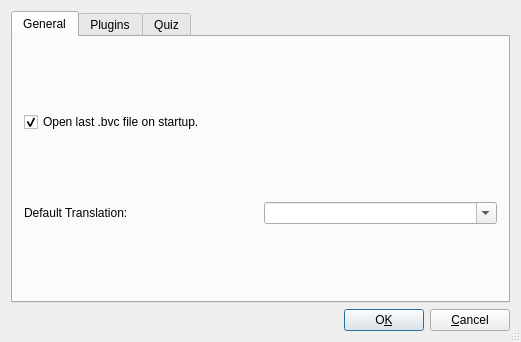
<?xml version="1.0" encoding="UTF-8"?>
<ui version="4.0">
 <class>PreferencesUI</class>
 <widget class="QDialog" name="PreferencesUI">
  <property name="geometry">
   <rect>
    <x>0</x>
    <y>0</y>
    <width>521</width>
    <height>342</height>
   </rect>
  </property>
  <property name="windowTitle">
   <string>BibleMemorizer Preferences</string>
  </property>
  <property name="sizeGripEnabled">
   <bool>true</bool>
  </property>
  <layout class="QVBoxLayout">
   <item>
    <widget class="QTabWidget" name="mTabWidget">
     <widget class="QWidget" name="mGeneralTab">
      <attribute name="title">
       <string>General</string>
      </attribute>
      <layout class="QVBoxLayout">
       <item>
        <widget class="QCheckBox" name="mUseLastCheckBox">
         <property name="text">
          <string>Open last .bvc file on startup.</string>
         </property>
         <property name="checked">
          <bool>true</bool>
         </property>
        </widget>
       </item>
       <item>
        <layout class="QHBoxLayout">
         <item>
          <widget class="QLabel" name="mDefaultTranslationLabel">
           <property name="text">
            <string>Default Translation:</string>
           </property>
           <property name="wordWrap">
            <bool>false</bool>
           </property>
          </widget>
         </item>
         <item>
          <widget class="QComboBox" name="mDefaultTranslationComboBox">
           <property name="editable">
            <bool>true</bool>
           </property>
          </widget>
         </item>
        </layout>
       </item>
      </layout>
     </widget>
     <widget class="QWidget" name="mPluginTab">
      <attribute name="title">
       <string>Plugins</string>
      </attribute>
      <layout class="QVBoxLayout">
       <item>
        <widget class="QLabel" name="mLeadLabel">
         <property name="text">
          <string>Please select a plugin:</string>
         </property>
         <property name="wordWrap">
          <bool>false</bool>
         </property>
        </widget>
       </item>
       <item>
        <widget class="QListWidget" name="mPluginListBox">
         <item>
          <property name="text">
           <string>Nuevo elemento</string>
          </property>
         </item>
        </widget>
       </item>
       <item>
        <layout class="QHBoxLayout">
         <item>
          <widget class="QPushButton" name="mInfoButton">
           <property name="text">
            <string>&amp;Info...</string>
           </property>
           <property name="shortcut">
            <string>Alt+I</string>
           </property>
           <property name="autoDefault">
            <bool>true</bool>
           </property>
          </widget>
         </item>
         <item>
          <widget class="QPushButton" name="mDirButton">
           <property name="text">
            <string>C&amp;hange Directory...</string>
           </property>
           <property name="shortcut">
            <string>Alt+H</string>
           </property>
          </widget>
         </item>
         <item>
          <spacer name="spacer2">
           <property name="orientation">
            <enum>Qt::Horizontal</enum>
           </property>
           <property name="sizeType">
            <enum>QSizePolicy::Expanding</enum>
           </property>
           <property name="sizeHint" stdset="0">
            <size>
             <width>160</width>
             <height>31</height>
            </size>
           </property>
          </spacer>
         </item>
        </layout>
       </item>
      </layout>
     </widget>
     <widget class="QWidget" name="mQuizTab">
      <attribute name="title">
       <string>Quiz</string>
      </attribute>
      <layout class="QVBoxLayout">
       <item>
        <widget class="QLabel" name="mQuizLeadLabel">
         <property name="sizePolicy">
          <sizepolicy hsizetype="Preferred" vsizetype="Maximum">
           <horstretch>0</horstretch>
           <verstretch>0</verstretch>
          </sizepolicy>
         </property>
         <property name="text">
          <string>When quizzing over text, corrections for all types of errors are determined and shown.  However, you may choose whether the following types of errors cause your answer to be considered &quot;incorrect:&quot;</string>
         </property>
         <property name="alignment">
          <set>Qt::AlignVCenter</set>
         </property>
         <property name="wordWrap">
          <bool>true</bool>
         </property>
        </widget>
       </item>
       <item>
        <widget class="QCheckBox" name="mPuncErrorCheckBox">
         <property name="text">
          <string>Punctuation errors</string>
         </property>
        </widget>
       </item>
       <item>
        <widget class="QCheckBox" name="mCapErrorCheckBox">
         <property name="text">
          <string>Capitalization errors</string>
         </property>
        </widget>
       </item>
       <item>
        <widget class="QCheckBox" name="mSpellingErrorCheckBox">
         <property name="text">
          <string>Spelling errors/typos</string>
         </property>
        </widget>
       </item>
      </layout>
     </widget>
    </widget>
   </item>
   <item>
    <layout class="QHBoxLayout">
     <item>
      <spacer name="Horizontal Spacing2">
       <property name="orientation">
        <enum>Qt::Horizontal</enum>
       </property>
       <property name="sizeType">
        <enum>QSizePolicy::Expanding</enum>
       </property>
       <property name="sizeHint" stdset="0">
        <size>
         <width>128</width>
         <height>20</height>
        </size>
       </property>
      </spacer>
     </item>
     <item>
      <widget class="QPushButton" name="mOKButton">
       <property name="text">
        <string>O&amp;K</string>
       </property>
       <property name="shortcut">
        <string>Alt+K</string>
       </property>
       <property name="autoDefault">
        <bool>true</bool>
       </property>
       <property name="default">
        <bool>true</bool>
       </property>
      </widget>
     </item>
     <item>
      <widget class="QPushButton" name="mCancelButton">
       <property name="text">
        <string>&amp;Cancel</string>
       </property>
       <property name="shortcut">
        <string/>
       </property>
       <property name="autoDefault">
        <bool>true</bool>
       </property>
      </widget>
     </item>
    </layout>
   </item>
  </layout>
 </widget>
 <layoutdefault spacing="6" margin="11"/>
 <resources/>
 <connections>
  <connection>
   <sender>mCancelButton</sender>
   <signal>clicked()</signal>
   <receiver>PreferencesUI</receiver>
   <slot>reject()</slot>
   <hints>
    <hint type="sourcelabel">
     <x>20</x>
     <y>20</y>
    </hint>
    <hint type="destinationlabel">
     <x>20</x>
     <y>20</y>
    </hint>
   </hints>
  </connection>
  <connection>
   <sender>mOKButton</sender>
   <signal>clicked()</signal>
   <receiver>PreferencesUI</receiver>
   <slot>mOKButton_clicked()</slot>
   <hints>
    <hint type="sourcelabel">
     <x>20</x>
     <y>20</y>
    </hint>
    <hint type="destinationlabel">
     <x>20</x>
     <y>20</y>
    </hint>
   </hints>
  </connection>
  <connection>
   <sender>mDirButton</sender>
   <signal>clicked()</signal>
   <receiver>PreferencesUI</receiver>
   <slot>mDirButton_clicked()</slot>
   <hints>
    <hint type="sourcelabel">
     <x>20</x>
     <y>20</y>
    </hint>
    <hint type="destinationlabel">
     <x>20</x>
     <y>20</y>
    </hint>
   </hints>
  </connection>
  <connection>
   <sender>mInfoButton</sender>
   <signal>clicked()</signal>
   <receiver>PreferencesUI</receiver>
   <slot>mInfoButton_clicked()</slot>
   <hints>
    <hint type="sourcelabel">
     <x>20</x>
     <y>20</y>
    </hint>
    <hint type="destinationlabel">
     <x>20</x>
     <y>20</y>
    </hint>
   </hints>
  </connection>
  <connection>
   <sender>mPluginListBox</sender>
   <signal>currentRowChanged(int)</signal>
   <receiver>PreferencesUI</receiver>
   <slot>mPluginListBox_selected(int)</slot>
   <hints>
    <hint type="sourcelabel">
     <x>20</x>
     <y>20</y>
    </hint>
    <hint type="destinationlabel">
     <x>20</x>
     <y>20</y>
    </hint>
   </hints>
  </connection>
 </connections>
 <slots>
  <slot>mDirButton_clicked()</slot>
  <slot>mOKButton_clicked()</slot>
  <slot>mInfoButton_clicked()</slot>
  <slot>mPluginListBox_selected(int)</slot>
 </slots>
</ui>
